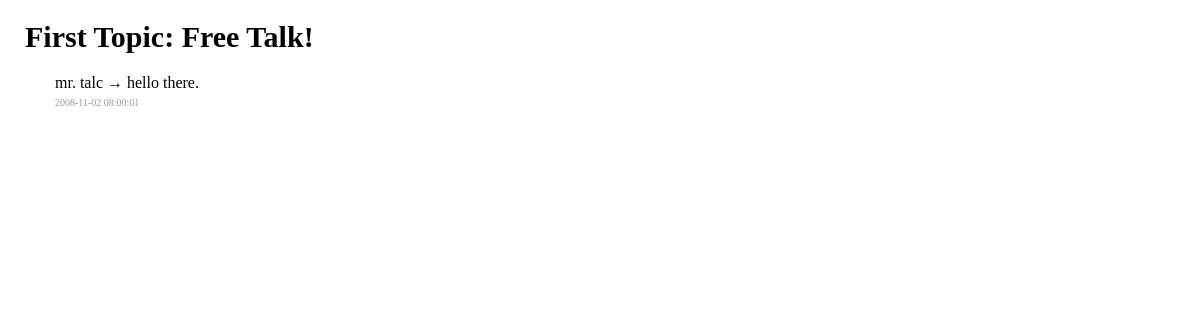
Page /docroot/transcript.php?i=1 on the earlier database version.
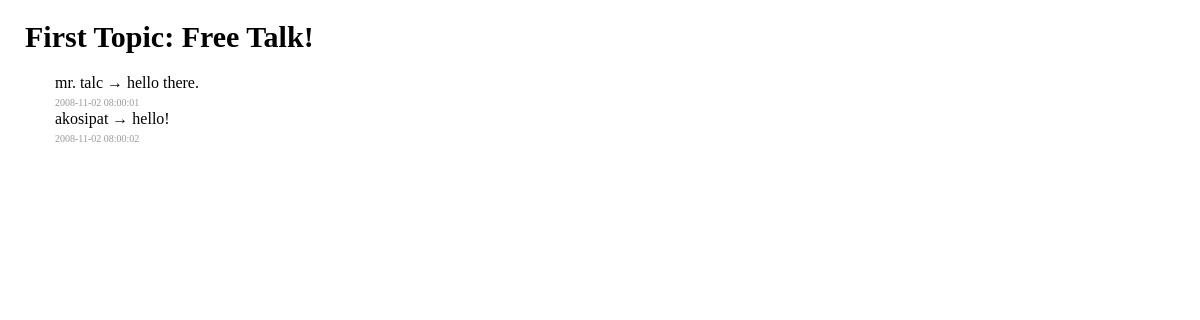
Same page on the later database version.
### tables this page shows
CREATE TABLE "topic" ("ID" INTEGER PRIMARY KEY  AUTOINCREMENT, "text" VARCHAR NOT NULL  DEFAULT '', "created_dt" DATETIME NOT NULL  DEFAULT '', "end_dt" DATETIME DEFAULT '0000-00-00 00:00:00');

CREATE TABLE "message" ("ID" INTEGER PRIMARY KEY ,"name" VARCHAR NOT NULL  DEFAULT '' ,"text" VARCHAR NOT NULL  DEFAULT '' ,"identity_ID" INTEGER NOT NULL  DEFAULT '' ,"created_dt" DATETIME NOT NULL  DEFAULT '' , "admin" INTEGER);

### docroot/transcript.php (the view, shortened to what this page needs)
<?php
$DB = new PDO('sqlite:../model/talk.sqlite');
$statement = $DB->query('SELECT * FROM `topic` WHERE ID='.$_GET['i'].' LIMIT 1');
$topic = $statement->fetch(PDO::FETCH_ASSOC);
?>
<!DOCTYPE html PUBLIC "-//W3C//DTD XHTML 1.0 Transitional//EN"
"http://www.w3.org/TR/xhtml1/DTD/xhtml1-transitional.dtd">
<html xmlns="http://www.w3.org/1999/xhtml">
<head>
<link rel="stylesheet" type="text/css"	href="/stylesheets/archive.css"/>
</head>
<body id="home">
<h2><?php echo $topic['text']; ?></h2>
<?php $statement = $DB->query('SELECT * FROM `message` WHERE `created_dt`>=\''.$topic['created_dt'].'\' AND `created_dt`<=\''.$topic['end_dt'].'\' ORDER BY `created_dt` ASC'); ?>
<ol>
	<?php while($message = $statement->fetch(PDO::FETCH_ASSOC)) : ?>
	<li>
		<span class="topic-text"><?php echo $message['name']; ?></span>&nbsp;&#8594;&nbsp;<span class="topic-text"><?php echo $message['text']; ?></span>
		<br /><span class="topic-date"><?php echo $message['created_dt']; ?></span>
	</li>
	<?php endwhile; ?>
</ol>
</body>
</html>

### docroot/stylesheets/archive.css (style rules this page uses)
body { margin:0; padding:0; font-family:"Trebuchet MS"; }
h2 { margin:10px 10px 10px 15px; padding:10px; font-size:30px; font-weight:bold; }
ol { margin:10px 10px 10px 15px; }
li { list-style:none; }
span.topic-date { font-size:10px; color:#999999; }

Differences in the rows shown:
added message: name "akosipat", text "hello!", created_dt "2008-11-02 08:00:02"
